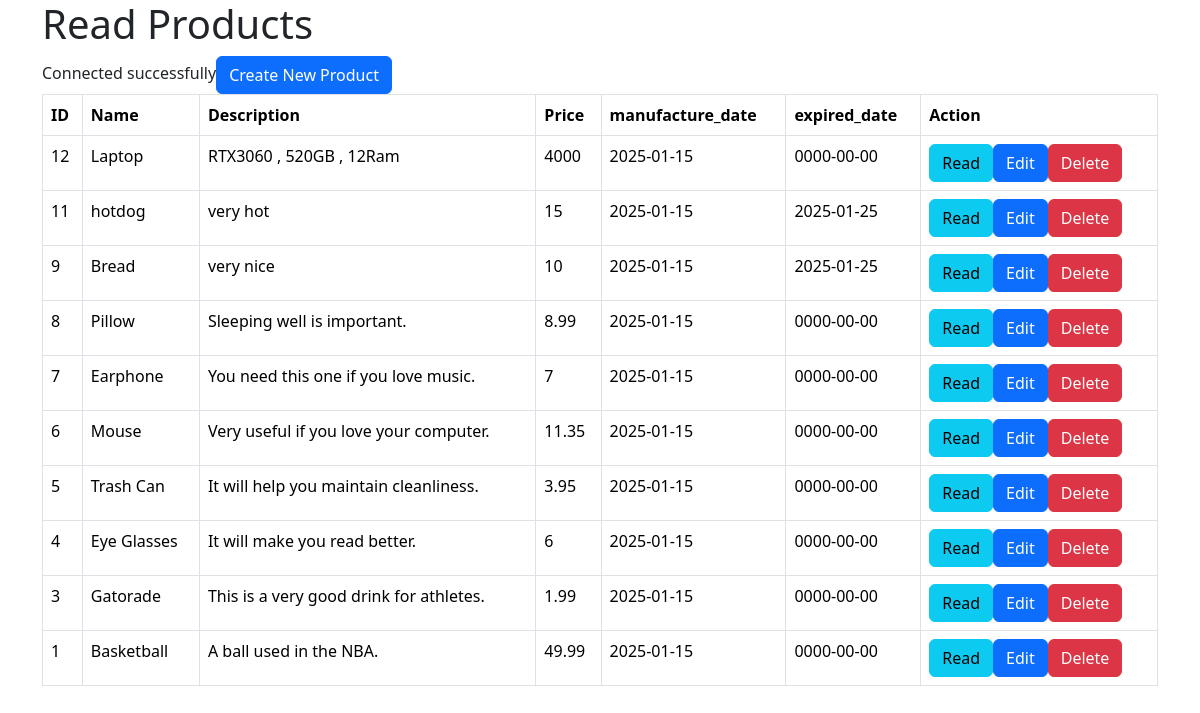
Screenshot of /product_listing.php with the database file from the repository.
### tables this page shows
CREATE TABLE IF NOT EXISTS `products` (
  `id` int NOT NULL AUTO_INCREMENT,
  `name` varchar(128) NOT NULL,
  `description` text NOT NULL,
  `price` double NOT NULL,
  `promotion_price` double NOT NULL,
  `manufacture_date` date NOT NULL,
  `expired_date` date NOT NULL,
  `created` date DEFAULT NULL,
  `category_id` int DEFAULT NULL,
  PRIMARY KEY (`id`)
);

### product_listing.php (the view, shortened to what this page needs)
<!DOCTYPE HTML>
<html>
<head>
    <link href="https://cdn.jsdelivr.net/npm/bootstrap@5.3.3/dist/css/bootstrap.min.css" rel="stylesheet">
</head>
<body>
    <div class="container">
        <div class="page-header">
            <h1>Read Products</h1>
        </div>
        <?php
        include 'config/database.php';
        $query = "SELECT id, name, description, price ,expired_date, manufacture_date FROM products ORDER BY id DESC";
        $stmt = $con->prepare($query);
        $stmt->execute();
        $num = $stmt->rowCount();
        echo "<a href='product_create.php' class='btn btn-primary m-b-1em'>Create New Product</a>";
        if ($num > 0) {
            echo "<table class='table table-hover table-responsive table-bordered'>";
            echo "<tr>";
            echo "<th>ID</th>";
            echo "<th>Name</th>";
            echo "<th>Description</th>";
            echo "<th>Price</th>";
            echo "<th>manufacture_date</th>";
            echo "<th>expired_date</th>";
            echo "<th>Action</th>";
            echo "</tr>";
            while ($row = $stmt->fetch(PDO::FETCH_ASSOC)) {
                extract($row);
                echo "<tr>";
                echo "<td>" . htmlspecialchars($id, ENT_QUOTES) . "</td>";
                echo "<td>" . htmlspecialchars($name, ENT_QUOTES) . "</td>";
                echo "<td>" . htmlspecialchars($description, ENT_QUOTES) . "</td>";
                echo "<td>" . htmlspecialchars($price, ENT_QUOTES) . "</td>";
                echo "<td>" . htmlspecialchars($manufacture_date, ENT_QUOTES) . "</td>";
                echo "<td>" . htmlspecialchars($expired_date, ENT_QUOTES) . "</td>";
                echo "<td>";
                echo "<a href='product_details?id={$id}' class='btn btn-info m-r-1em'>Read</a>";
                echo "<a href='product_update.php?id={$id}' class='btn btn-primary m-r-1em'>Edit</a>";
                echo "<a href='delete.php?delete_id={$id}' class='btn btn-danger'>Delete</a>";
                echo "</td>";
                echo "</tr>";
            }
            echo "</table>";
        } else {
            echo "<div class='alert alert-danger'>No records found.</div>";
        }
        ?>
    </div>
</body>
</html>

### rows the page displays
products: id "12", name "Laptop", description "RTX3060 , 520GB , 12Ram", price "4000", manufacture_date "2025-01-15", expired_date "0000-00-00"
products: id "11", name "hotdog", description "very hot", price "15", manufacture_date "2025-01-15", expired_date "2025-01-25"
products: id "9", name "Bread", description "very nice", price "10", manufacture_date "2025-01-15", expired_date "2025-01-25"
products: id "8", name "Pillow", description "Sleeping well is important.", price "8.99", manufacture_date "2025-01-15", expired_date "0000-00-00"
products: id "7", name "Earphone", description "You need this one if you love music.", price "7", manufacture_date "2025-01-15", expired_date "0000-00-00"
products: id "6", name "Mouse", description "Very useful if you love your computer.", price "11.35", manufacture_date "2025-01-15", expired_date "0000-00-00"
products: id "5", name "Trash Can", description "It will help you maintain cleanliness.", price "3.95", manufacture_date "2025-01-15", expired_date "0000-00-00"
products: id "4", name "Eye Glasses", description "It will make you read better.", price "6", manufacture_date "2025-01-15", expired_date "0000-00-00"
products: id "3", name "Gatorade", description "This is a very good drink for athletes.", price "1.99", manufacture_date "2025-01-15", expired_date "0000-00-00"
products: id "1", name "Basketball", description "A ball used in the NBA.", price "49.99", manufacture_date "2025-01-15", expired_date "0000-00-00"
